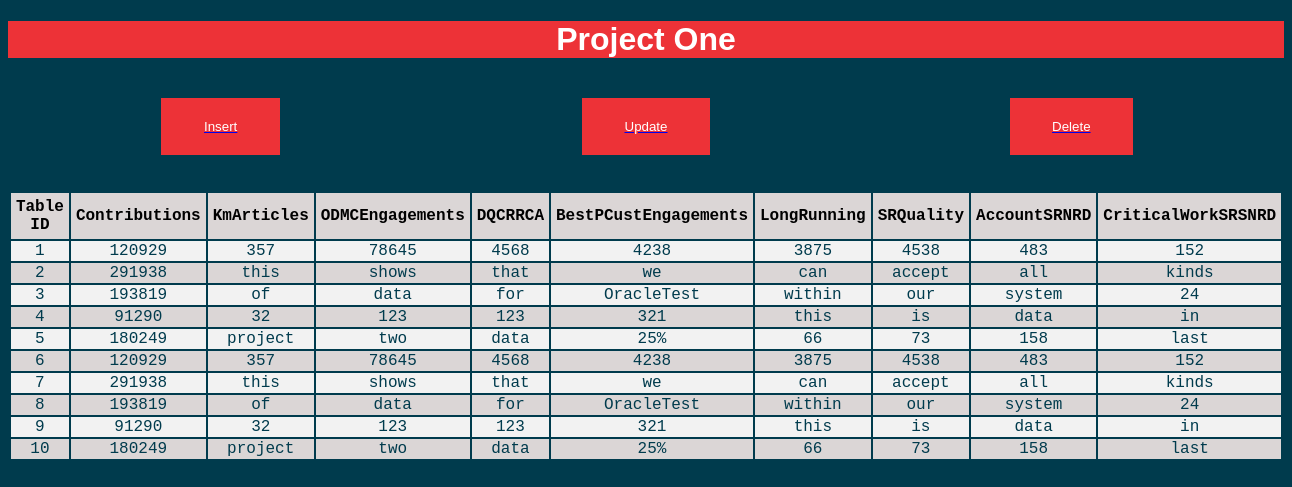
Screenshot of /ManageProjectRead.php with the database file from the repository.
### tables this page shows
CREATE table if not exists Project1 (
Table_ID int(255) AUTO_INCREMENT NOT NULL,
Contributions int(255),
KmArticles varchar(255) not null,
ODMCEngagements varchar(255) not NULL,
DQCRRCA varchar(255) not null,
BestPCustEngagements varchar(255) not NULL,
LongRunning varchar(255) not null,
SRQuality varchar(255) not NULL,
AccountSRNRD varchar(255) not null,
CriticalWorkSRSNRD varchar(255) not NULL,
constraint Table_ID primary key (Table_ID)
);

### ManageProjectRead.php (the view, shortened to what this page needs)
<?php
    include_once 'dbhandler.php';
?>
<!DOCTYPE html>
<html>
<body>
    <link href="css/mysql.css" rel = "stylesheet" type = "text/css">
    <h1>Project One</h1>
    <br>
        <div class= "box1">
            <li><a href="ManageProjectInsert.php" target="_blank"><button type="button">Insert</button></a></li>
            <li><a href="ManageProjectUpdate.php" target="_blank"><button type="button">Update</button></a></li>
            <li><a href="ManageProjectDelete.php" target="_blank"><button type="button">Delete</button></a></li>
        </div>
    <br><br>
    <table>
        <tr>
            <th>Table ID</th>
            <th>Contributions</th>
            <th>KmArticles</th>
            <th>ODMCEngagements</th>
            <th>DQCRRCA</th>
            <th>BestPCustEngagements</th>
            <th>LongRunning</th>
            <th>SRQuality</th>
            <th>AccountSRNRD</th>
            <th>CriticalWorkSRSNRD</th>
        </tr>
    <?php
        $sql = "SELECT * FROM project1";
        $result = mysqli_query($con, $sql);
        while ($row = mysqli_fetch_assoc($result)) {
            echo "<tr>";
            foreach ($row as $field => $value) {
                echo "<td>" . $value . "</td>";
            }
            echo "</tr>";
        }
        echo "</table>";
    ?>
</body>
</html>

### css/mysql.css (style rules this page uses)
body { font-family: Arial, Helvetica, sans-serif; color: white; background-color: #003b4d; }
h1 { background-color: #ED3237; color: white; display: block; text-align: center; }
table { font-family: 'Courier New', Courier, monospace; width: 80%; margin: auto; }
th { background-color: rgb(219, 214, 214); color: black; padding: 5px; }
tr { color: #003b4d; text-align: center; }
tr:nth-child(even) { background-color:#f2f2f2 ; }
tr:nth-child(odd) { background-color: rgb(219, 214, 214); }
.box1 { display: grid; grid-template-columns: 1fr 1fr 1fr; }
.box1 > li { list-style-type: none; text-decoration: none; }
.box1 > li > a > button { color: white; background-color: #ED3237; border: none; padding-top: 5%; padding-bottom: 5%; padding-left: 10%; padding-right: 10%; display: block; margin: auto; text-decoration: none; }

### rows the page displays
project1: Table_ID "1", Contributions "120929", KmArticles "357", ODMCEngagements "78645", DQCRRCA "4568", BestPCustEngagements "4238", LongRunning "3875", SRQuality "4538", AccountSRNRD "483", CriticalWorkSRSNRD "152"
project1: Table_ID "2", Contributions "291938", KmArticles "this", ODMCEngagements "shows", DQCRRCA "that", BestPCustEngagements "we", LongRunning "can", SRQuality "accept", AccountSRNRD "all", CriticalWorkSRSNRD "kinds"
project1: Table_ID "3", Contributions "193819", KmArticles "of", ODMCEngagements "data", DQCRRCA "for", BestPCustEngagements "OracleTest", LongRunning "within", SRQuality "our", AccountSRNRD "system", CriticalWorkSRSNRD "24"
project1: Table_ID "4", Contributions "91290", KmArticles "32", ODMCEngagements "123", DQCRRCA "123", BestPCustEngagements "321", LongRunning "this", SRQuality "is", AccountSRNRD "data", CriticalWorkSRSNRD "in"
project1: Table_ID "5", Contributions "180249", KmArticles "project", ODMCEngagements "two", DQCRRCA "data", BestPCustEngagements "25%", LongRunning "66", SRQuality "73", AccountSRNRD "158", CriticalWorkSRSNRD "last"
project1: Table_ID "6", Contributions "120929", KmArticles "357", ODMCEngagements "78645", DQCRRCA "4568", BestPCustEngagements "4238", LongRunning "3875", SRQuality "4538", AccountSRNRD "483", CriticalWorkSRSNRD "152"
project1: Table_ID "7", Contributions "291938", KmArticles "this", ODMCEngagements "shows", DQCRRCA "that", BestPCustEngagements "we", LongRunning "can", SRQuality "accept", AccountSRNRD "all", CriticalWorkSRSNRD "kinds"
project1: Table_ID "8", Contributions "193819", KmArticles "of", ODMCEngagements "data", DQCRRCA "for", BestPCustEngagements "OracleTest", LongRunning "within", SRQuality "our", AccountSRNRD "system", CriticalWorkSRSNRD "24"
project1: Table_ID "9", Contributions "91290", KmArticles "32", ODMCEngagements "123", DQCRRCA "123", BestPCustEngagements "321", LongRunning "this", SRQuality "is", AccountSRNRD "data", CriticalWorkSRSNRD "in"
project1: Table_ID "10", Contributions "180249", KmArticles "project", ODMCEngagements "two", DQCRRCA "data", BestPCustEngagements "25%", LongRunning "66", SRQuality "73", AccountSRNRD "158", CriticalWorkSRSNRD "last"
